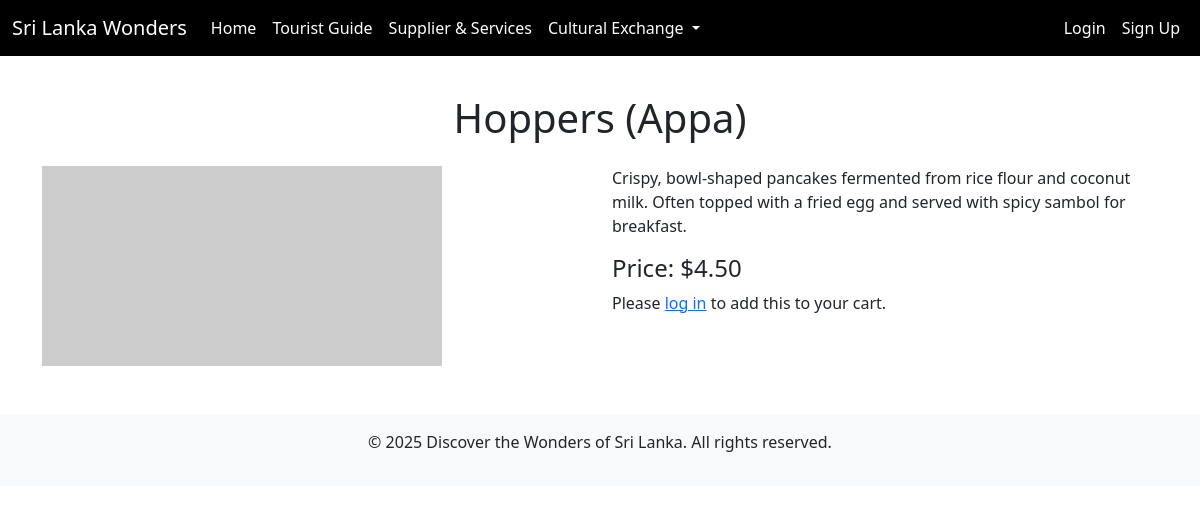
The app's page /product_detail.php?id=2 with its own data.
### tables this page shows
CREATE TABLE `products` (
  `id` int(11) NOT NULL,
  `name` varchar(100) NOT NULL,
  `description` text NOT NULL,
  `price` decimal(10,2) NOT NULL,
  `image` varchar(255) NOT NULL
);

### product_detail.php (the view, shortened to what this page needs)
<?php
include 'config.php';
$product_id = intval($_GET['id']);
$sql = "SELECT * FROM products WHERE id = $product_id";
$result = $conn->query($sql);
$product = $result->fetch_assoc();
include 'header.php';
?>
<h1 class="text-center mb-4"><?php echo $product['name']; ?></h1>
<div class="row">
    <div class="col-md-6">
        <img src="<?php echo $product['image']; ?>" class="img-fluid" alt="<?php echo $product['name']; ?>">
    </div>
    <div class="col-md-6">
        <p><?php echo $product['description']; ?></p>
        <h4>Price: $<?php echo number_format($product['price'], 2); ?></h4>
        <?php if (isset($_SESSION['user_id'])) { ?>
            <form method="POST">
                <div class="mb-3">
                    <label for="quantity" class="form-label">Quantity</label>
                    <input type="number" class="form-control" id="quantity" name="quantity" value="1" min="1" required>
                </div>
                <button type="submit" class="btn btn-success">Add to Cart</button>
            </form>
        <?php } else { ?>
            <p>Please <a href="login.php">log in</a> to add this to your cart.</p>
        <?php } ?>
    </div>
</div>
<?php include 'footer.php'; ?>

### header.php (style rules this page uses)
body { padding-top: 70px; }

### records on screen
products: name "Hoppers (Appa)", description "Crispy, bowl-shaped pancakes fermented from rice flour and coconut milk. Often topped with a fried egg and served with spicy sambol for breakfast.", price "4.50"
